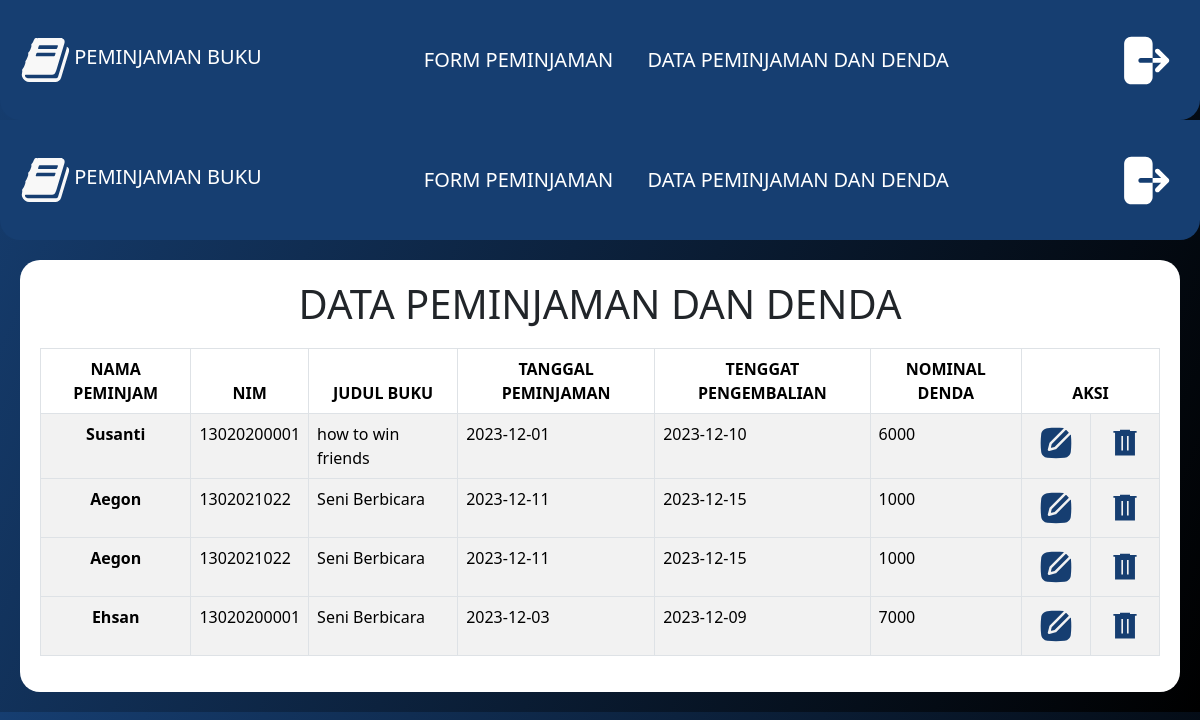
The page / on the database its author committed.
### tables this page shows
CREATE TABLE `peminjaman` (
  `id` int(11) NOT NULL,
  `nama` varchar(100) NOT NULL,
  `judul` varchar(255) NOT NULL,
  `tanggal_peminjaman` date NOT NULL,
  `tenggat` date NOT NULL,
  `nim` bigint(30) NOT NULL,
  `denda` bigint(50) NOT NULL
);

### data_peminjaman.php (the view, shortened to what this page needs)
<?php
include 'koneksi.php';
$sql = "SELECT * FROM peminjaman";
$result = $conn->query($sql);
?>
<?php include 'header.php' ?>
<div class="peminjaman">
    <div class="tabelPinjam">
        <h1 style="text-align: center; margin-bottom: 20px">DATA PEMINJAMAN DAN DENDA</h1>
        <table class="table table-striped table-bordered">
            <thead>
                <tr>
                    <th scope="col">NAMA PEMINJAM</th>
                    <th scope="col">NIM</th>
                    <th scope="col">JUDUL BUKU</th>
                    <th scope="col">TANGGAL PEMINJAMAN</th>
                    <th scope="col">TENGGAT PENGEMBALIAN</th>
                    <th scope="col">NOMINAL DENDA</th>
                    <th scope="col" colspan="2">AKSI</th>
                </tr>
            </thead>
            <?php
            if ($result->num_rows > 0) {
                while ($row = $result->fetch_assoc()) {
                    $idMhs = $row['id'];
                    $tenggat_date = strtotime($row['tenggat']);
                    $return_date = strtotime(date('Y-m-d'));
                    if ($return_date > $tenggat_date) {
                        $days_overdue = floor(($return_date - $tenggat_date) / (60 * 60 * 24));
                        $fine_amount_per_day = 1000;
                        $nominal_denda = $days_overdue * $fine_amount_per_day;
                    } else {
                        $nominal_denda = 0;
                    }
            ?>
                    <tbody>
                        <tr>
                            <th scope="row"><?php echo $row["nama"]; ?></th>
                            <td><?php echo $row["nim"]; ?></td>
                            <td><?php echo $row["judul"]; ?></td>
                            <td><?php echo $row["tanggal_peminjaman"]; ?></td>
                            <td><?php echo $row["tenggat"]; ?></td>
                            <td><?php echo $nominal_denda; ?></td>
                            <td><button onclick="edit(<?php echo $idMhs; ?>)">
                                </button></td>
                            <td><button onclick="deleteRow(<?php echo $idMhs; ?>)">
                                </button></td>
                        </tr>
                    </tbody>
            <?php
                }
            } else {
                echo "<tr><td colspan='12'>No data available</td></tr>";
            }
            ?>
        </table>
    </div>
</div>
<?php include 'footer.php' ?>

### index.php (shortened to what this page needs)
<?php
include 'koneksi.php';
?>
<!DOCTYPE html>
<html lang="en">
<head>
    <link rel="stylesheet" type="text/css" href="style/style.css">
    <link href="https://cdn.jsdelivr.net/npm/bootstrap@5.3.2/dist/css/bootstrap.min.css" rel="stylesheet">
</head>
<body>
    <div>
        <nav class="navbar">
            <span>
                <a class="navbar-brand" style="margin: auto 0; color: #fff;">PEMINJAMAN BUKU</a>
            </span>
            <span class="middle">
                <a href="form_peminjaman.php">FORM PEMINJAMAN</a>
                <a href="data_peminjaman.php">DATA PEMINJAMAN DAN DENDA</a>
            </span>
            <span>
            <button onclick="window.location.href= 'logout.php';" style="background:none; border:none;">
                </button>
            </span>
        </nav>
    </div>
    <article>
        <?php include 'data_peminjaman.php' ?>
    </article>
</body>
</html>

### header.php (shortened to what this page needs)
<!DOCTYPE html>
<html lang="en">
<head>
    <link rel="stylesheet" type="text/css" href="style/style.css">
    <link href="https://cdn.jsdelivr.net/npm/bootstrap@5.3.2/dist/css/bootstrap.min.css" rel="stylesheet">
</head>
<body>
    <div>
        <nav class="navbar">
            <span>
                <a class="navbar-brand" style="margin: auto 0; color: #fff;">PEMINJAMAN BUKU</a>
            </span>
            <span class="middle">
                <a href="form_peminjaman.php">FORM PEMINJAMAN</a>
                <a href="data_peminjaman.php">DATA PEMINJAMAN DAN DENDA</a>
            </span>
            <span>
                <button onclick="window.location.href= 'logout.php';" style="background:none; border:none;">
                </button>
            </span>
        </nav>
    </div>

### footer.php (shortened to what this page needs)
</body>
</html>

### style/style.css (style rules this page uses)
body { background: linear-gradient(293deg, #000 0%, #163E71 100%); }
.navbar { background-color: #163E71; border-radius: 0 0 20px 20px; padding: 3px 20px !important; width: 100%; height: 15vh; display: flex; justify-content: space-between; }
.navbar .middle a { margin: auto 15px; text-decoration: none; color: #fff; font-size: 20px; }
.peminjaman { width: 100%; height: auto; padding: 20px; }
.peminjaman .tabelPinjam { padding: 20px; background-color: #fff; }

### data_peminjaman.php (style rules this page uses)
.tabelPinjam button { background-color: transparent; border: none; }
.table tr th { text-align: center; }
.peminjaman .tabelPinjam { border-radius: 20px; }

### rows shown on the page
peminjaman: nama "Susanti", nim "13020200001", judul "how to win friends", tanggal_peminjaman "2023-12-01", tenggat "2023-12-10", tenggat "6000"
peminjaman: nama "Aegon", nim "1302021022", judul "Seni Berbicara", tanggal_peminjaman "2023-12-11", tenggat "2023-12-15", tenggat "1000"
peminjaman: nama "Aegon", nim "1302021022", judul "Seni Berbicara", tanggal_peminjaman "2023-12-11", tenggat "2023-12-15", tenggat "1000"
peminjaman: nama "Ehsan", nim "13020200001", judul "Seni Berbicara", tanggal_peminjaman "2023-12-03", tenggat "2023-12-09", tenggat "7000"
